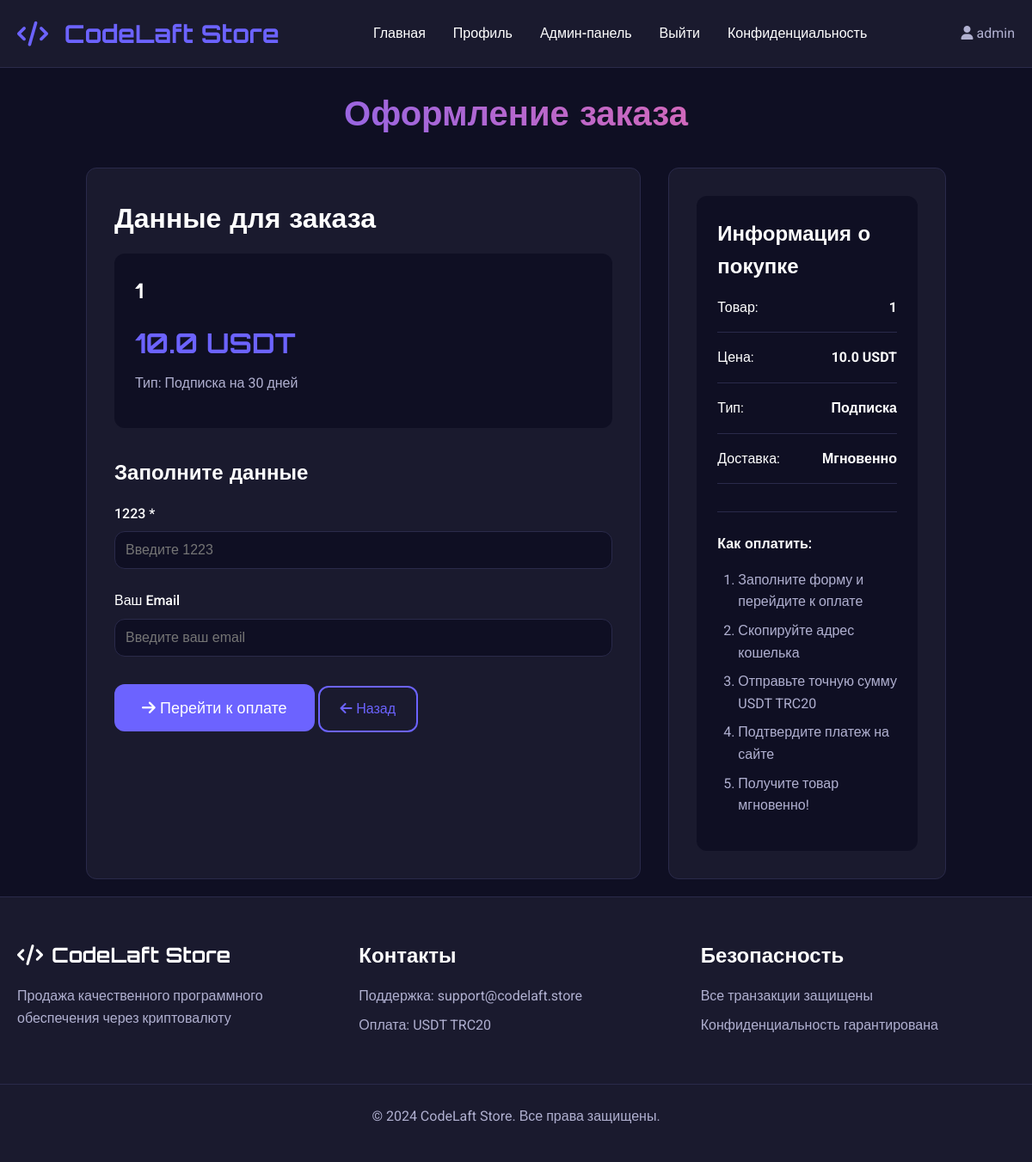
Page /buy/1 (signed in) on the committed database.
### app.py (models this page shows, shortened)
class User(UserMixin, db.Model):
    id = db.Column(db.Integer, primary_key=True)
    username = db.Column(db.String(80), unique=True, nullable=False)
    email = db.Column(db.String(120), unique=True, nullable=False)
    password_hash = db.Column(db.String(200), nullable=False)
    created_at = db.Column(db.DateTime, default=datetime.utcnow)
    is_admin = db.Column(db.Boolean, default=False)

class Product(db.Model):
    id = db.Column(db.Integer, primary_key=True)
    name = db.Column(db.String(200), nullable=False)
    description = db.Column(db.Text, nullable=False)
    price = db.Column(db.Float, nullable=False)
    original_price = db.Column(db.Float)  # Цена без скидки
    price_type = db.Column(db.String(20), nullable=False)  # 'one_time' or 'subscription' or 'trial'
    subscription_days = db.Column(db.Integer, default=30)  # For subscription products
    trial_days = db.Column(db.Integer, default=7)  # Для тестового периода
    quantity = db.Column(db.Integer, default=1)
    image_filename = db.Column(db.String(200))
    form_fields = db.Column(db.Text)  # JSON string with form fields
    is_active = db.Column(db.Boolean, default=True)
    is_trial = db.Column(db.Boolean, default=False)  # Флаг тестового товара
    max_trial_per_user = db.Column(db.Integer, default=1)  # Максимум тестовых периодов на пользователя
    created_at = db.Column(db.DateTime, default=datetime.utcnow)
    reviews = db.relationship('Review', backref='product', lazy=True, cascade='all, delete-orphan')
    promocodes = db.relationship('Promocode', backref='product', lazy=True, cascade='all, delete-orphan')

### app.py (the view, shortened to what this page needs)
@app.route('/buy/<int:product_id>', methods=['GET', 'POST'])
@login_required
def buy_product(product_id):
    product = Product.query.get_or_404(product_id)
    form_fields = json.loads(product.form_fields) if product.form_fields else []
    promocodes = Promocode.query.filter(
        (Promocode.product_id == product_id) | (Promocode.product_id == None),
        Promocode.is_active == True,
        Promocode.valid_from <= datetime.utcnow(),
        (Promocode.valid_until == None) | (Promocode.valid_until >= datetime.utcnow()),
        (Promocode.usage_limit == 0) | (Promocode.used_count < Promocode.usage_limit)
    ).all()
    return render_template('buy.html',
                         product=product,
                         form_fields=form_fields,
                         promocodes=promocodes)

### app.py (called while the page is built)
@app.context_processor
def inject_now():
    return {'now': datetime.utcnow()}

@login_manager.user_loader
def load_user(user_id):
    return User.query.get(int(user_id))

@app.context_processor
def inject_now():
    return {'now': datetime.utcnow(), 'timedelta': timedelta}

@app.before_request
def start_payment_monitor_once():
    global _monitor_started
    if not _monitor_started:
        _monitor_started = True
        monitor_thread = threading.Thread(target=TronPaymentVerifier.start_payment_monitor, daemon=True)
        monitor_thread.start()
        print("Payment monitor started")

### templates/buy.html (shortened to what this page needs)
{% extends "base.html" %}
{% block content %}
<div class="checkout-container">
    <h1 class="checkout-title">Оформление заказа</h1>
    <div class="checkout-grid">
        <div class="checkout-form">
            <h2>Данные для заказа</h2>
            <form method="POST" enctype="multipart/form-data">
                <div class="order-summary">
                    <h3>{{ product.name }}</h3>
                    <p class="order-price">{{ product.price }} USDT</p>
                    <p class="order-type">
                        {% if product.price_type == 'subscription' %}
                            Тип: Подписка на {{ product.subscription_days }} дней
                        {% else %}
                            Тип: Единоразовая покупка
                        {% endif %}
                    </p>
                </div>
                {% if form_fields %}
                <div class="form-fields">
                    <h3>Заполните данные</h3>
                    {% for field in form_fields %}
                    <div class="form-group">
                        <label for="{{ field.name }}">{{ field.label }}{% if field.required %} *{% endif %}</label>
                        {% if field.type == 'text' %}
                            <input type="text"
                                   id="{{ field.name }}"
                                   name="{{ field.name }}"
                                   {% if field.required %}required{% endif %}
                                   placeholder="Введите {{ field.label|lower }}">
                        {% elif field.type == 'email' %}
                            <input type="email"
                                   id="{{ field.name }}"
                                   name="{{ field.name }}"
                                   {% if field.required %}required{% endif %}
                                   placeholder="email@example.com">
                        {% elif field.type == 'textarea' %}
                            <textarea id="{{ field.name }}"
                                      name="{{ field.name }}"
                                      {% if field.required %}required{% endif %}
                                      rows="4"
                                      placeholder="Введите {{ field.label|lower }}"></textarea>
                        {% elif field.type == 'file' %}
                            <input type="file"
                                   id="{{ field.name }}"
                                   name="{{ field.name }}"
                                   {% if field.required %}required{% endif %}
                                   accept=".jpg,.jpeg,.png,.pdf,.txt,.zip,.rar">
                        {% endif %}
                    </div>
                    {% endfor %}
                </div>
                {% else %}
                <div class="no-fields-notice">
                    <p>Для этого товара не требуется дополнительная информация.</p>
                </div>
                {% endif %}
                <div class="checkout-actions">
                    <button type="submit" class="btn btn-primary btn-large">
                        <i class="fas fa-arrow-right"></i> Перейти к оплате
                    </button>
                    <a href="{{ url_for('product_detail', product_id=product.id) }}" class="btn btn-secondary">
                        <i class="fas fa-arrow-left"></i> Назад
                    </a>
                </div>
            </form>
        </div>
        <div class="checkout-sidebar">
            <div class="sidebar-card">
                <h3>Информация о покупке</h3>
                <div class="sidebar-item">
                    <span>Товар:</span>
                    <strong>{{ product.name }}</strong>
                </div>
                <div class="sidebar-item">
                    <span>Цена:</span>
                    <strong>{{ product.price }} USDT</strong>
                </div>
                <div class="sidebar-item">
                    <span>Тип:</span>
                    <strong>
                        {% if product.price_type == 'subscription' %}
                            Подписка
                        {% else %}
                            Одноразово
                        {% endif %}
                    </strong>
                </div>
                <div class="sidebar-item">
                    <span>Доставка:</span>
                    <strong>Мгновенно</strong>
                </div>
                <div class="payment-info">
                    <h4>Как оплатить:</h4>
                    <ol>
                        <li>Заполните форму и перейдите к оплате</li>
                        <li>Скопируйте адрес кошелька</li>
                        <li>Отправьте точную сумму USDT TRC20</li>
                        <li>Подтвердите платеж на сайте</li>
                        <li>Получите товар мгновенно!</li>
                    </ol>
                </div>
            </div>
        </div>
    </div>
</div>
{% endblock %}

### templates/base.html (shortened to what this page needs)
<!DOCTYPE html>
<html lang="ru">
<head>
    <link rel="stylesheet" href="{{ url_for('static', filename='css/style.css') }}">
    <link rel="stylesheet" href="https://cdnjs.cloudflare.com/ajax/libs/font-awesome/6.4.0/css/all.min.css">
</head>
<body>
    <nav class="navbar">
        <div class="nav-container">
            <a href="{{ url_for('index') }}" class="logo">
                <i class="fas fa-code"></i> CodeLaft Store
            </a>
            <div class="nav-menu">
                <a href="{{ url_for('index') }}">Главная</a>
                {% if current_user.is_authenticated %}
                    <a href="{{ url_for('profile') }}">Профиль</a>
                    {% if current_user.is_admin %}
                        <a href="{{ url_for('admin_panel') }}">Админ-панель</a>
                    {% endif %}
                    <a href="{{ url_for('logout') }}">Выйти</a>
                {% else %}
                    <a href="{{ url_for('login') }}">Войти</a>
                    <a href="{{ url_for('register') }}">Регистрация</a>
                {% endif %}
                <a href="{{ url_for('privacy') }}">Конфиденциальность</a>
            </div>
            <div class="nav-user">
                {% if current_user.is_authenticated %}
                    <span><i class="fas fa-user"></i> {{ current_user.username }}</span>
                {% endif %}
            </div>
        </div>
    </nav>
    <div class="container">
        {% block content %}{% endblock %}
    </div>
    <footer class="footer">
        <div class="footer-container">
            <div class="footer-section">
                <h3><i class="fas fa-code"></i> CodeLaft Store</h3>
                <p>Продажа качественного программного обеспечения через криптовалюту</p>
            </div>
            <div class="footer-section">
                <h3>Контакты</h3>
                <p>Поддержка: support@codelaft.store</p>
                <p>Оплата: USDT TRC20</p>
            </div>
            <div class="footer-section">
                <h3>Безопасность</h3>
                <p>Все транзакции защищены</p>
                <p>Конфиденциальность гарантирована</p>
            </div>
        </div>
        <div class="footer-bottom">
            <p>&copy; 2024 CodeLaft Store. Все права защищены.</p>
        </div>
    </footer>
</body>
</html>

### rows in the picture
User: username "admin"
Product: name "1", price "10.0", subscription_days "30"

### other values in the picture
{{ field.label }} "1223" "Ваш Email"
